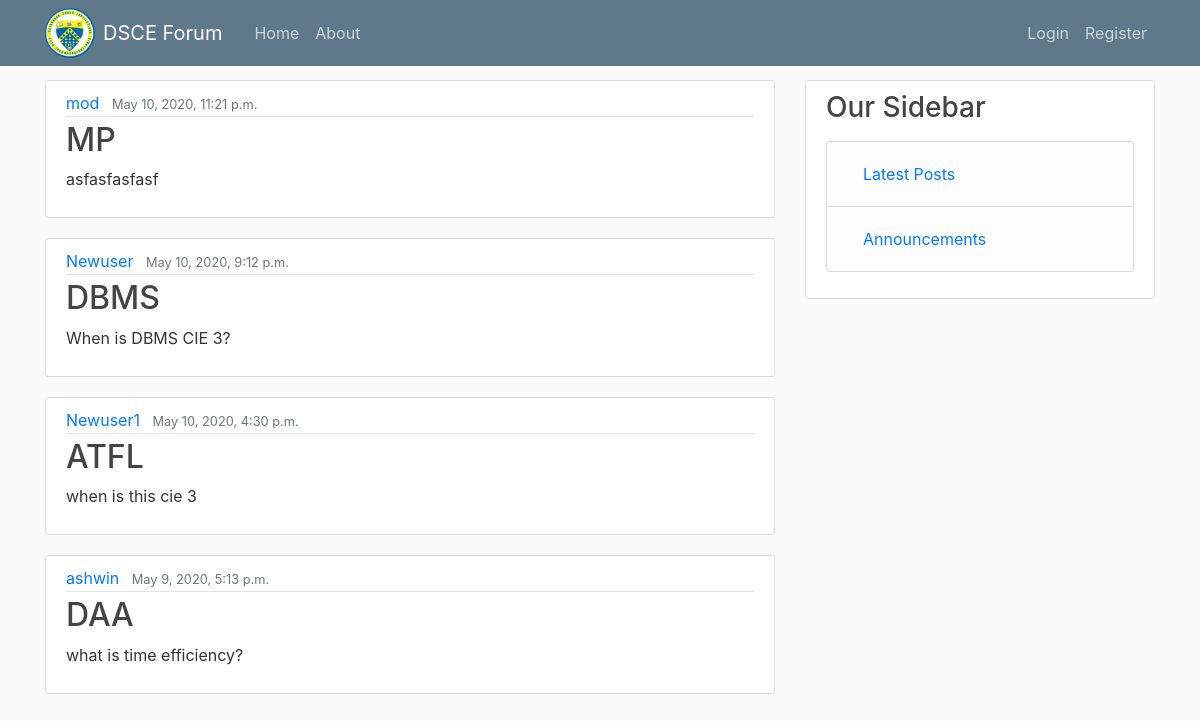
Before: / with the older database file.
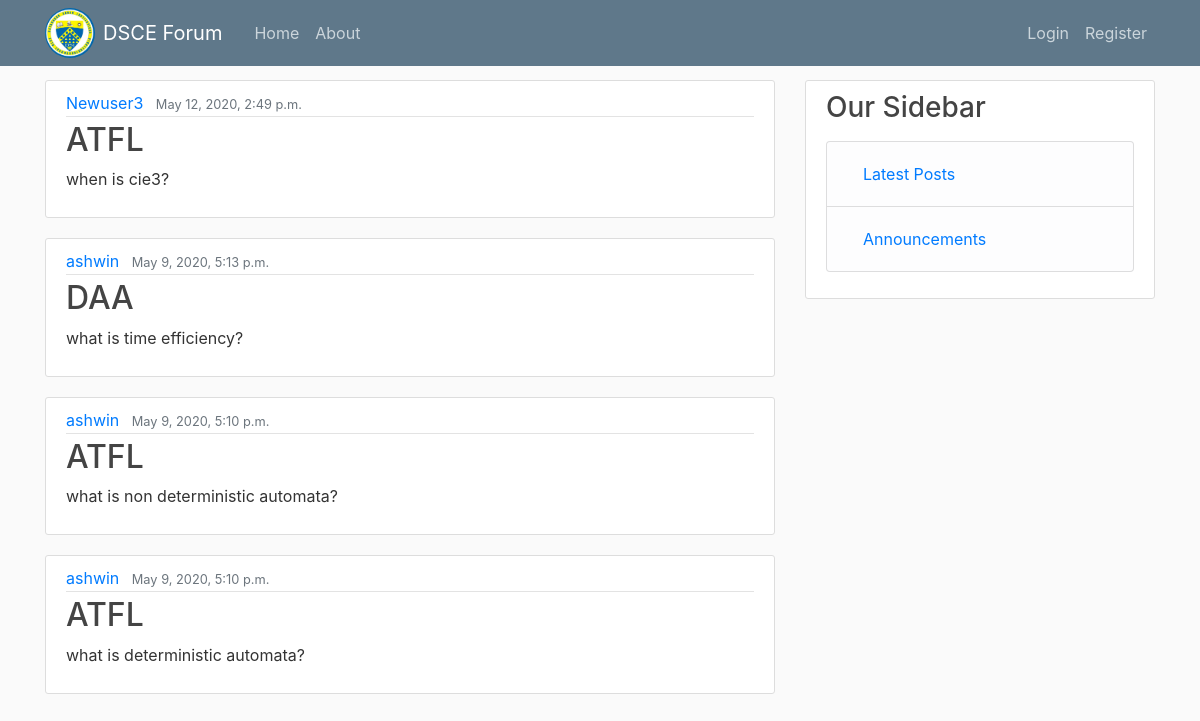
After: the same page with the newer database file.
### student_home/models.py (models this page shows, shortened)
class Question(models.Model):
    poster = models.ForeignKey(User, on_delete=models.CASCADE)
    subject = models.CharField(max_length=15)
    question_text = models.TextField()
    date_posted = models.DateTimeField(default=timezone.now)
    class Meta:
        permissions = [
            ("can_update", "Can update questions"),
        ]

### student_home/views.py (the view)
# urls.py: path('', PostListView.as_view() ,name='student_home'),
class PostListView(ListView):
    model = Question
    template_name = 'student_home/student-home.html'
    context_object_name = 'posts'
    ordering = ['-date_posted']
    paginate_by = 4

### student_home/templates/student_home/student-home.html
{% extends "student_home/base.html" %}
{% block content %}
    {% for post in posts %}
    <article class="media content-section">
        <div class="media-body">
          <div class="article-metadata">
            <a class="mr-2" href="#">{{ post.poster }}</a>
            <small class="text-muted">{{ post.date_posted }}</small>
          </div>
          <h2><a class="article-title" href="#">{{ post.subject }}</a></h2>
          <p class="article-content">{{ post.question_text }}</p>
        </div>
      </article>
      {% endfor %}
{% endblock %}

Changed rows visible on the page:
removed Question: poster "mod", date_posted "May 10, 2020, 11:21 p.m.", subject "MP", question_text "asfasfasfasf"
removed Question: poster "Newuser", date_posted "May 10, 2020, 9:12 p.m.", subject "DBMS", question_text "When is DBMS CIE 3?"
removed Question: poster "Newuser1", date_posted "May 10, 2020, 4:30 p.m.", subject "ATFL", question_text "when is this cie 3"
added Question: poster "Newuser3", date_posted "May 12, 2020, 2:49 p.m.", subject "ATFL", question_text "when is cie3?"
now on this page (row unchanged): Question: poster "ashwin", date_posted "May 9, 2020, 5:10 p.m.", subject "ATFL", question_text "what is non deterministic automata?"
now on this page (row unchanged): Question: poster "ashwin", date_posted "May 9, 2020, 5:10 p.m.", subject "ATFL", question_text "what is deterministic automata?"
